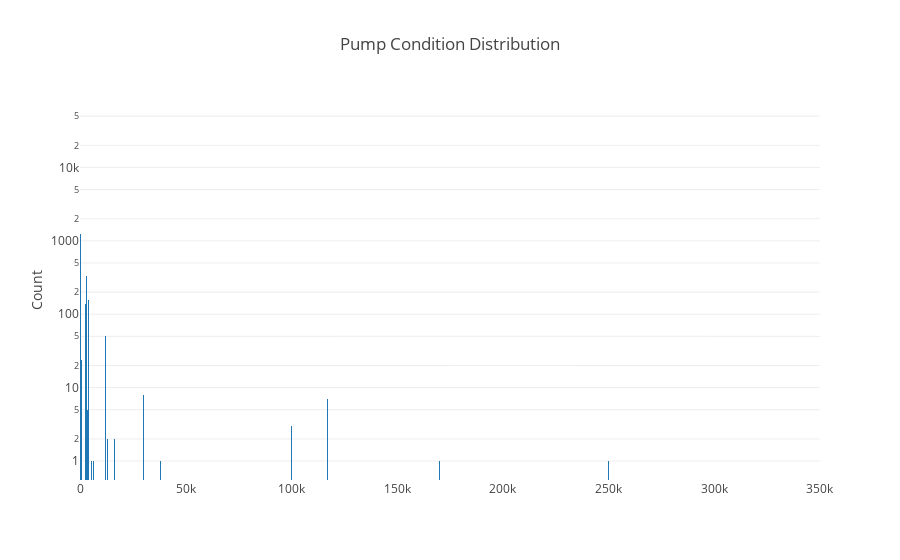

Notebook code for this chart:
### Code cell
plot_hist(train, col='amount_tsh', ylog=True)

### Figure 1 — Plotly figure (JSON) as saved in the notebook; plotly's stock layout.template omitted (floating-point values rounded to 4 significant figures; data arrays with more than 128 entries replaced by an {"elided": "..."} marker saying what was removed)
{"data": [{"name": "col", "type": "histogram", "uid": "ecc90798-c2fd-11e9-b63e-e442a6f8adc6", "x": {"elided": "59400 float values"}}], "layout": {"title": "Pump Condition Distribution", "yaxis": {"title": "Count", "type": "log"}}}
